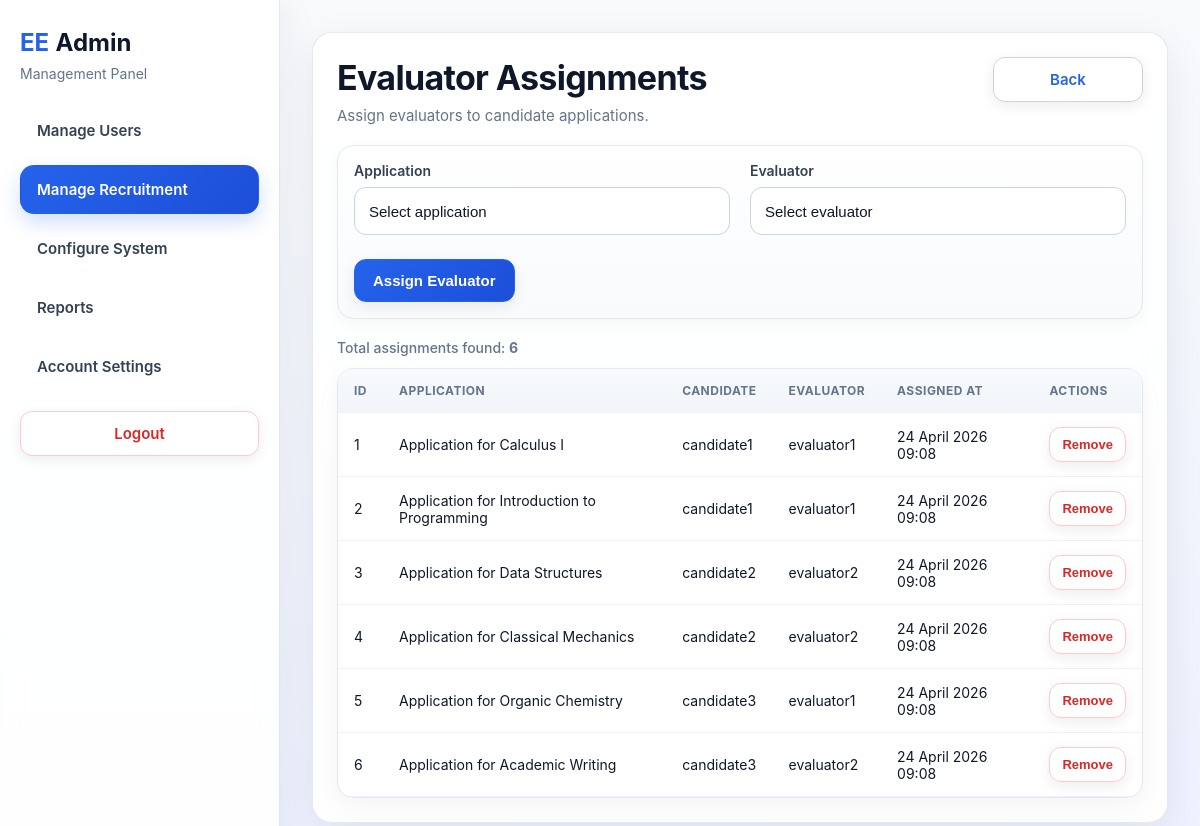
Screenshot of /modules/admin.php?page=evaluator_assignments (signed in) with the database file from the repository.
### tables this page shows
CREATE TABLE application_evaluators (
                                        id              INT AUTO_INCREMENT PRIMARY KEY,
                                        application_id  INT NOT NULL,
                                        evaluator_id    INT NOT NULL,
                                        assigned_at     TIMESTAMP DEFAULT CURRENT_TIMESTAMP,
                                        FOREIGN KEY (application_id) REFERENCES applications(id) ON DELETE CASCADE,
                                        FOREIGN KEY (evaluator_id) REFERENCES users(id) ON DELETE CASCADE
);

CREATE TABLE applications (
    id                  INT AUTO_INCREMENT PRIMARY KEY,
    user_id             INT NOT NULL,
    course_id           INT NOT NULL,
    period_id           INT NOT NULL,

    title               VARCHAR(150) NOT NULL,
    status              ENUM('draft', 'submitted', 'under_review', 'approved', 'rejected') NOT NULL DEFAULT 'draft',

    cover_letter        TEXT NULL,
    qualifications      TEXT NULL,

    cv_file_path        VARCHAR(255) NULL,
    cv_original_name    VARCHAR(255) NULL,

    created_at          TIMESTAMP DEFAULT CURRENT_TIMESTAMP,
    updated_at          TIMESTAMP DEFAULT CURRENT_TIMESTAMP ON UPDATE CURRENT_TIMESTAMP,

    FOREIGN KEY (user_id) REFERENCES users(id) ON DELETE CASCADE,
    FOREIGN KEY (course_id) REFERENCES courses(id) ON DELETE CASCADE,
    FOREIGN KEY (period_id) REFERENCES recruitment_periods(id) ON DELETE CASCADE
);

CREATE TABLE users (
                       id            INT AUTO_INCREMENT PRIMARY KEY,
                       username      VARCHAR(50)  NOT NULL UNIQUE,
                       email         VARCHAR(100) NOT NULL UNIQUE,
                       password_hash VARCHAR(255) NOT NULL,
                       role          ENUM('admin', 'candidate', 'evaluator', 'hr', 'ee') NOT NULL DEFAULT 'candidate',
                       is_active     TINYINT(1) NOT NULL DEFAULT 1,
                       created_at    TIMESTAMP DEFAULT CURRENT_TIMESTAMP
);

### includes/crud/application_evaluators_crud.php (called while the page is built, shortened)
<?php
function getAllApplicationEvaluators(PDO $pdo): array
{
    $stmt = $pdo->query("
        SELECT
            ae.id,
            ae.application_id,
            ae.evaluator_id,
            ae.assigned_at,
            a.title AS application_title,
            u.username AS evaluator_name,
            u.email AS evaluator_email
        FROM application_evaluators ae
        INNER JOIN applications a ON ae.application_id = a.id
        INNER JOIN users u ON ae.evaluator_id = u.id
        ORDER BY ae.assigned_at DESC
    ");
    return $stmt->fetchAll(PDO::FETCH_ASSOC);
}

### includes/crud/applications_crud.php (called while the page is built, shortened)
<?php
function getAllApplications(PDO $pdo): array
{
    $stmt = $pdo->query("
        SELECT
            a.id,
            a.user_id,
            a.course_id,
            a.period_id,
            a.title,
            a.status,
            a.cover_letter,
            a.qualifications,
            a.cv_file_path,
            a.cv_original_name,
            a.created_at,
            a.updated_at,
            u.username AS candidate_name,
            u.email AS candidate_email,
            c.name AS course_name,
            c.code AS course_code,
            d.name AS department_name,
            f.name AS faculty_name,
            rp.title AS period_title
        FROM applications a
        INNER JOIN users u ON a.user_id = u.id
        INNER JOIN courses c ON a.course_id = c.id
        INNER JOIN departments d ON c.department_id = d.id
        INNER JOIN faculties f ON d.faculty_id = f.id
        INNER JOIN recruitment_periods rp ON a.period_id = rp.id
        ORDER BY a.created_at DESC
    ");
    return $stmt->fetchAll(PDO::FETCH_ASSOC);
}

### utils/time_utils.php (called while the page is built, shortened)
<?php
function formatFullDateTime(?string $datetime): string
{
    try {
        $date = new DateTime($datetime);
        return $date->format('d F Y H:i');
    } catch (Exception $e) {
        return $datetime;
    }
}

### modules/admin/pages/evaluator_assignments.php (the view, shortened to what this page needs)
<?php
require_once __DIR__ . '/../../../includes/db.php';
require_once __DIR__ . '/../../../includes/crud/applications_crud.php';
require_once __DIR__ . '/../../../includes/crud/application_evaluators_crud.php';
require_once __DIR__ . '/../../../utils/time_utils.php';
$applications = getAllApplications($pdo);
$applicationById = [];
foreach ($applications as $application) {
    $applicationById[(int)$application['id']] = $application;
}
$assignments = getAllApplicationEvaluators($pdo);
?>
<section class="page-card list-card">
    <div class="list-header">
        <div>
            <h1 class="page-title">Evaluator Assignments</h1>
            <p class="page-subtitle">Assign evaluators to candidate applications.</p>
        </div>
        <div class="list-actions">
            <a href="admin.php?page=recruitment" class="btn btn-secondary">Back</a>
        </div>
    </div>
    <section class="search-card">
        <form method="POST" action="admin.php?page=evaluator_assignments" class="admin-form js-validate-form"
              novalidate>
            <div class="form-group">
                <label for="application_id">Application</label>
                <select id="application_id" name="application_id" class="admin-select" required>
                    <option value="">Select application</option>
                </select>
            </div>
            <div class="form-group">
                <label for="evaluator_id">Evaluator</label>
                <select id="evaluator_id" name="evaluator_id" class="admin-select" required>
                    <option value="">Select evaluator</option>
                </select>
            </div>
            <div class="form-actions">
                <button type="submit" name="create_assignment" class="btn btn-primary">Assign Evaluator</button>
            </div>
        </form>
    </section>
    <div class="results-meta">
        Total assignments found: <strong><?= count($assignments); ?></strong>
    </div>
    <div class="table-card">
        <div class="table-wrapper">
            <table>
                <thead>
                <tr>
                    <th>ID</th>
                    <th>Application</th>
                    <th>Candidate</th>
                    <th>Evaluator</th>
                    <th>Assigned At</th>
                    <th>Actions</th>
                </tr>
                </thead>
                <tbody>
                <?php if (empty($assignments)): ?>
                    <tr>
                        <td colspan="6" class="empty-state">No assignments found.</td>
                    </tr>
                <?php else: ?>
                    <?php foreach ($assignments as $assignment): ?>
                        <?php $assignedApplication = $applicationById[(int)$assignment['application_id']] ?? []; ?>
                        <tr>
                            <td><?= (int)$assignment['id']; ?></td>
                            <td><?= htmlspecialchars($assignment['application_title']); ?></td>
                            <td><?= htmlspecialchars($assignedApplication['candidate_name'] ?? 'Unknown candidate'); ?></td>
                            <td><?= htmlspecialchars($assignment['evaluator_name']); ?></td>
                            <td><?= htmlspecialchars(formatFullDateTime($assignment['assigned_at'])); ?></td>
                            <td>
                                <div class="table-actions">
                                    <form method="POST" action="admin.php?page=evaluator_assignments"
                                          class="inline-form">
                                        <button
                                                type="button"
                                                class="btn btn-danger btn-sm-custom js-delete-button"
                                                data-title="Remove assignment?"
                                                data-text="This will unassign the evaluator from the application.",
                                        >
                                            Remove
                                        </button>
                                    </form>
                                </div>
                            </td>
                        </tr>
                    <?php endforeach; ?>
                <?php endif; ?>
                </tbody>
            </table>
        </div>
    </div>
</section>

### assets/css/style.css (style rules this page uses)
* { margin: 0; padding: 0; box-sizing: border-box; }
body { font-family: "Inter", "Segoe UI", Arial, Helvetica, sans-serif; background: linear-gradient(180deg, #f8fafc 0%, #eef2ff 100%); color: #1f2937; min-height: 100vh; }
a { text-decoration: none; color: inherit; }
.page-card { background: rgba(255, 255, 255, 0.9); border: 1px solid rgba(226, 232, 240, 0.9); border-radius: 20px; box-shadow: 0 12px 40px rgba(15, 23, 42, 0.08); backdrop-filter: blur(10px); }
.page-title { font-size: 34px; font-weight: 700; color: #0f172a; margin-bottom: 8px; letter-spacing: -0.02em; }
.page-subtitle { color: #64748b; font-size: 15px; }
.btn { display: inline-flex; align-items: center; justify-content: center; min-width: 150px; padding: 12px 18px; border-radius: 12px; border: 1px solid transparent; font-size: 15px; font-weight: 600; cursor: pointer; transition: all 0.2s ease; box-shadow: 0 4px 14px rgba(15, 23, 42, 0.08); }
.btn-primary { background: linear-gradient(135deg, #2563eb 0%, #1d4ed8 100%); color: #ffffff; border-color: #2563eb; }
.btn-secondary { background-color: #ffffff; color: #2563eb; border-color: #cbd5e1; }
.btn-danger { background-color: #ffffff; color: #dc2626; border-color: #fecaca; }

### assets/css/admin.css (style rules this page uses)
.admin-form { display: grid; gap: 18px; }
.admin-select { width: 100%; padding: 14px 14px; border: 1px solid #cbd5e1; border-radius: 12px; font-size: 15px; color: #0f172a; background: #ffffff; outline: none; transition: all 0.2s ease; }
.table-actions { display: flex; gap: 8px; flex-wrap: wrap; }
.inline-form { display: inline; }
.btn-sm-custom { min-width: auto; padding: 9px 12px; font-size: 13px; }
.admin-form { display: grid; grid-template-columns: repeat(2, minmax(0, 1fr)); gap: 20px; }
.admin-form .form-group { margin-bottom: 0; }
.admin-form .form-group label { display: block; font-size: 14px; font-weight: 600; color: #334155; margin-bottom: 8px; }
.admin-form .form-group input, .admin-form .form-group select, .admin-select { width: 100%; min-height: 48px; padding: 12px 14px; border: 1px solid #cbd5e1; border-radius: 12px; font-size: 15px; color: #0f172a; background: #ffffff; outline: none; transition: all 0.2s ease; appearance: none; }
.form-actions { grid-column: 1 / -1; display: flex; gap: 12px; flex-wrap: wrap; margin-top: 4px; }

### assets/css/list.css (style rules this page uses)
.list-card { padding: 32px; }
.list-header { display: flex; justify-content: space-between; align-items: flex-start; gap: 20px; flex-wrap: wrap; margin-bottom: 24px; }
.list-actions { display: flex; gap: 12px; flex-wrap: wrap; }
.search-card { background: linear-gradient(180deg, #ffffff 0%, #f8fafc 100%); border: 1px solid #e2e8f0; border-radius: 18px; padding: 18px; margin-bottom: 24px; box-shadow: 0 6px 24px rgba(15, 23, 42, 0.05); }
.results-meta { margin-bottom: 14px; color: #64748b; font-size: 14px; font-weight: 500; }
.table-card { border: 1px solid #e2e8f0; border-radius: 18px; overflow: hidden; background: #ffffff; box-shadow: 0 8px 28px rgba(15, 23, 42, 0.05); }
.table-wrapper { overflow-x: auto; }
table { width: 100%; border-collapse: collapse; }
thead { background: linear-gradient(180deg, #f8fafc 0%, #f1f5f9 100%); }
th, td { text-align: left; padding: 16px 18px; border-bottom: 1px solid #eef2f7; font-size: 14px; }
th { font-size: 13px; text-transform: uppercase; letter-spacing: 0.04em; color: #64748b; font-weight: 700; }
td { color: #0f172a; }

### assets/css/dashboard.css (style rules this page uses)
.list-card { padding: 24px; }
.list-header { display: flex; justify-content: space-between; align-items: flex-start; gap: 18px; flex-wrap: wrap; margin-bottom: 20px; }
.list-actions { display: flex; gap: 10px; flex-wrap: wrap; }
.search-card { background: linear-gradient(180deg, #ffffff 0%, #f8fafc 100%); border: 1px solid #e2e8f0; border-radius: 16px; padding: 16px; margin-bottom: 20px; box-shadow: 0 6px 18px rgba(15, 23, 42, 0.04); }
.results-meta { margin-bottom: 12px; color: #64748b; font-size: 14px; font-weight: 500; }
.table-card { border: 1px solid #e2e8f0; border-radius: 16px; overflow: hidden; background: #ffffff; box-shadow: 0 8px 24px rgba(15, 23, 42, 0.04); }
.table-wrapper { overflow-x: auto; }
table { width: 100%; border-collapse: collapse; }
thead { background: linear-gradient(180deg, #f8fafc 0%, #f1f5f9 100%); }
th, td { text-align: left; padding: 14px 16px; border-bottom: 1px solid #eef2f7; font-size: 14px; }
th { font-size: 12px; text-transform: uppercase; letter-spacing: 0.04em; color: #64748b; font-weight: 700; }
td { color: #0f172a; }

### rows the page displays
application_evaluators: id "1", application.title "Application for Calculus I", application.username "candidate1", evaluator.username "evaluator1", assigned_at "24 April 2026 09:08"
application_evaluators: id "2", application.title "Application for Introduction to Programming", application.username "candidate1", evaluator.username "evaluator1", assigned_at "24 April 2026 09:08"
application_evaluators: id "3", application.title "Application for Data Structures", application.username "candidate2", evaluator.username "evaluator2", assigned_at "24 April 2026 09:08"
application_evaluators: id "4", application.title "Application for Classical Mechanics", application.username "candidate2", evaluator.username "evaluator2", assigned_at "24 April 2026 09:08"
application_evaluators: id "5", application.title "Application for Organic Chemistry", application.username "candidate3", evaluator.username "evaluator1", assigned_at "24 April 2026 09:08"
application_evaluators: id "6", application.title "Application for Academic Writing", application.username "candidate3", evaluator.username "evaluator2", assigned_at "24 April 2026 09:08"

### other values shown
count($assignments) "6"
